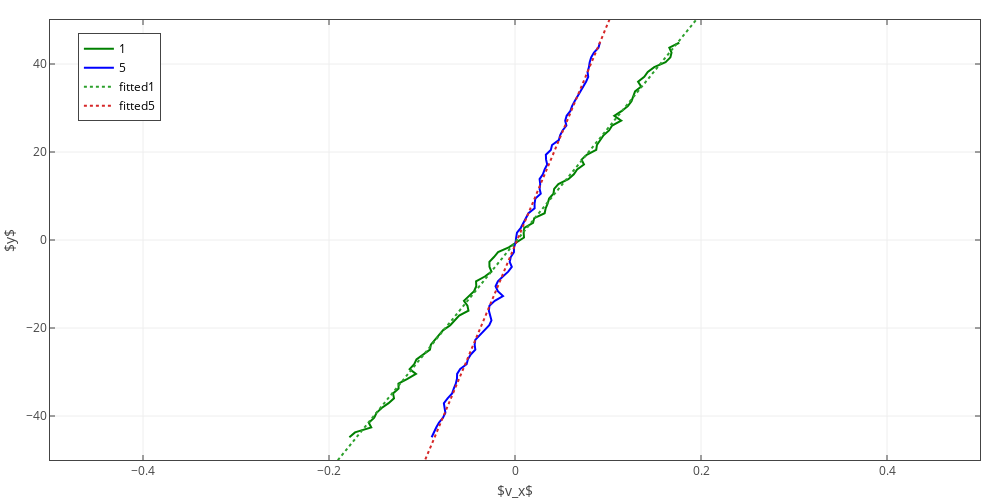

The code cell stored with this chart in its notebook:
### Code cell
fig = go.Figure(data=mydata[1], layout=layout)
# py.iplot(fig, filename='RMSDX')
iplot(fig)
# pio.write_image(fig, 'rmsdx1.png', format='png', scale=5)
# print("Done saving image!")
